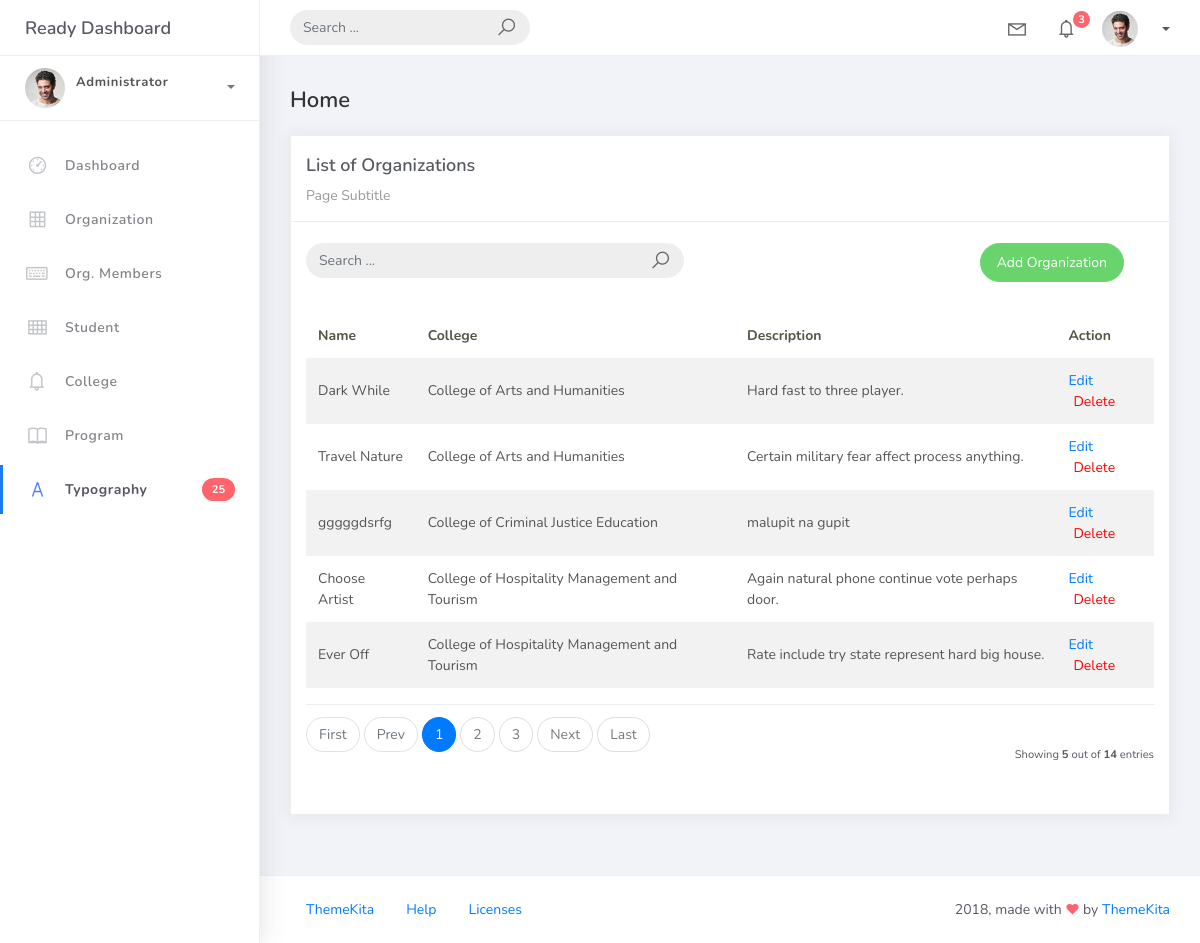
The page /organization_list/ on the database its author committed.
### studentorg/models.py (models this page shows, shortened)
class BaseModel(models.Model):
    created_at = models.DateTimeField(auto_now_add=True, db_index=True)
    updated_at = models.DateTimeField(auto_now=True)
    class Meta:
        abstract = True

class Organization(BaseModel):
    name = models.CharField(max_length=250)
    college = models.ForeignKey(
        College,
        null=True,
        blank=True,
        on_delete=models.CASCADE
    )
    description = models.CharField(max_length=500)

class College(BaseModel):
    college_name = models.CharField(max_length=150)
    def __str__(self):
        return self.college_name

### studentorg/views.py (the view)
class OrganizationList(ListView):
    model = Organization
    template_name = 'org_list.html'
    context_object_name = 'organizations'
    paginate_by = 5
    ordering = ["college__college_name","name"]
    def get_queryset(self):
     qs = super().get_queryset()
     query = self.request.GET.get('q')
     if query:
        qs = qs.filter(
            Q(name__icontains=query) |
            Q(description__icontains=query)
        )
     return qs

### templates/org_list.html (shortened to what this page needs)
{% extends 'base.html' %}
{% load static %}
{% block content %}
<div class="content">
    <div class="container-fluid">
        <h4 class="page-title">Home</h4>
        <div class="row">
            <div class="col-md-12">
                <div class="card">
                    <div class="card-header">
                        <div class="card-title">List of Organizations</div>
                        <div class="card-category">Page Subtitle</div>
                    </div>
                    <br />
                    <div class="col-md-12 row">
                        <div class="col-md-6">
                            <form class="navbar-left navbar-form nav-search mr-md-3" action="{% url 'organization-list'%}">
                                <div class="input-group">
                                    <input type="text" placeholder="Search ..." class="form-control" name="q" />
                                    <div class="input-group-append">
                                        <span class="input-group-text">
                                            <i class="la la-search search-icon"></i>
                                        </span>
                                    </div>
                                </div>
                            </form>
                        </div>
                        <div class="col-md-6">
                            <div class="pull-right">
                                <a
                                    href="{% url 'organization-add' %}"
                                    class="btn btn-success btn-rounded"
                                >
                                    Add Organization
                                </a>
                            </div>
                        </div>
                    </div>
                    <div class="card-body">
                        <table class="table table-striped mt-3">
                            <thead>
                                <tr>
                                    <th scope="col">Name</th>
                                    <th scope="col">College</th>
                                    <th scope="col">Description</th>
                                    <th scope="col">Action</th>
                                </tr>
                            </thead>
                            <tbody>
                                {% for object in object_list %}
                                <tr>
                                    <td>{{ object.name }}</td>
                                    <td>{{ object.college }}</td>
                                    <td>{{ object.description }}</td>
                                    <td>
                                        <a href="{% url 'organization-update' object.pk %}">
                                            Edit
                                        </a>
                                        <a href="{% url 'organization-delete' object.pk %}"
                                            style="color: red; margin-left: 5px;">
                                            Delete
                                        </a>
                                    </td>
                                </tr>
                                {% endfor %}
                            </tbody>
                        </table>
                        {% include 'includes/pagination.html' %}
                    </div>
                </div>
            </div>
        </div>
    </div>
</div>
{% endblock %}

### rows shown on the page
Organization: name "Dark While", college "College of Arts and Humanities", description "Hard fast to three player."
Organization: name "Travel Nature", college "College of Arts and Humanities", description "Certain military fear affect process anything."
Organization: name "gggggdsrfg", college "College of Criminal Justice Education", description "malupit na gupit"
Organization: name "Choose Artist", college "College of Hospitality Management and Tourism", description "Again natural phone continue vote perhaps door."
Organization: name "Ever Off", college "College of Hospitality Management and Tourism", description "Rate include try state represent hard big house."

### other values the page prints
{{ page_num }} "1"
{{ page_num }} "2" "3"
{{ object_list.count }} "5"
{{ paginator.count }} "14"
